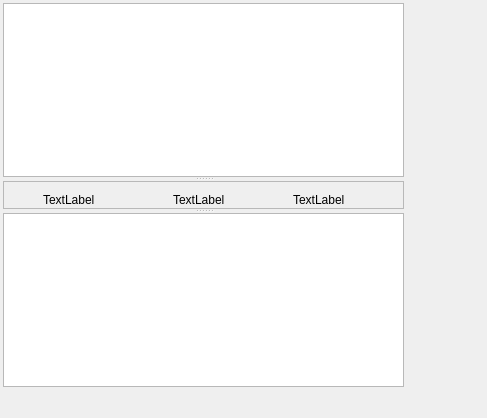
<?xml version="1.0" encoding="UTF-8"?>
<ui version="4.0">
 <class>Form</class>
 <widget class="QWidget" name="Form">
  <property name="geometry">
   <rect>
    <x>0</x>
    <y>0</y>
    <width>487</width>
    <height>418</height>
   </rect>
  </property>
  <property name="windowTitle">
   <string>Form</string>
  </property>
  <widget class="QSplitter" name="splitter">
   <property name="geometry">
    <rect>
     <x>3</x>
     <y>3</y>
     <width>401</width>
     <height>384</height>
    </rect>
   </property>
   <property name="sizePolicy">
    <sizepolicy hsizetype="Preferred" vsizetype="Expanding">
     <horstretch>0</horstretch>
     <verstretch>0</verstretch>
    </sizepolicy>
   </property>
   <property name="minimumSize">
    <size>
     <width>401</width>
     <height>0</height>
    </size>
   </property>
   <property name="orientation">
    <enum>Qt::Vertical</enum>
   </property>
   <widget class="QTreeView" name="treeView"/>
   <widget class="QFrame" name="frame">
    <property name="frameShape">
     <enum>QFrame::StyledPanel</enum>
    </property>
    <property name="frameShadow">
     <enum>QFrame::Raised</enum>
    </property>
    <widget class="QComboBox" name="comboBox">
     <property name="geometry">
      <rect>
       <x>30</x>
       <y>30</y>
       <width>90</width>
       <height>31</height>
      </rect>
     </property>
    </widget>
    <widget class="QComboBox" name="comboBox_2">
     <property name="geometry">
      <rect>
       <x>160</x>
       <y>30</y>
       <width>90</width>
       <height>31</height>
      </rect>
     </property>
    </widget>
    <widget class="QComboBox" name="comboBox_3">
     <property name="geometry">
      <rect>
       <x>280</x>
       <y>30</y>
       <width>90</width>
       <height>31</height>
      </rect>
     </property>
    </widget>
    <widget class="QLabel" name="label">
     <property name="geometry">
      <rect>
       <x>40</x>
       <y>10</y>
       <width>64</width>
       <height>17</height>
      </rect>
     </property>
     <property name="text">
      <string>TextLabel</string>
     </property>
    </widget>
    <widget class="QLabel" name="label_2">
     <property name="geometry">
      <rect>
       <x>170</x>
       <y>10</y>
       <width>64</width>
       <height>17</height>
      </rect>
     </property>
     <property name="text">
      <string>TextLabel</string>
     </property>
    </widget>
    <widget class="QLabel" name="label_3">
     <property name="geometry">
      <rect>
       <x>290</x>
       <y>10</y>
       <width>64</width>
       <height>17</height>
      </rect>
     </property>
     <property name="text">
      <string>TextLabel</string>
     </property>
    </widget>
   </widget>
   <widget class="QTextEdit" name="textEdit"/>
  </widget>
 </widget>
 <resources/>
 <connections/>
</ui>
